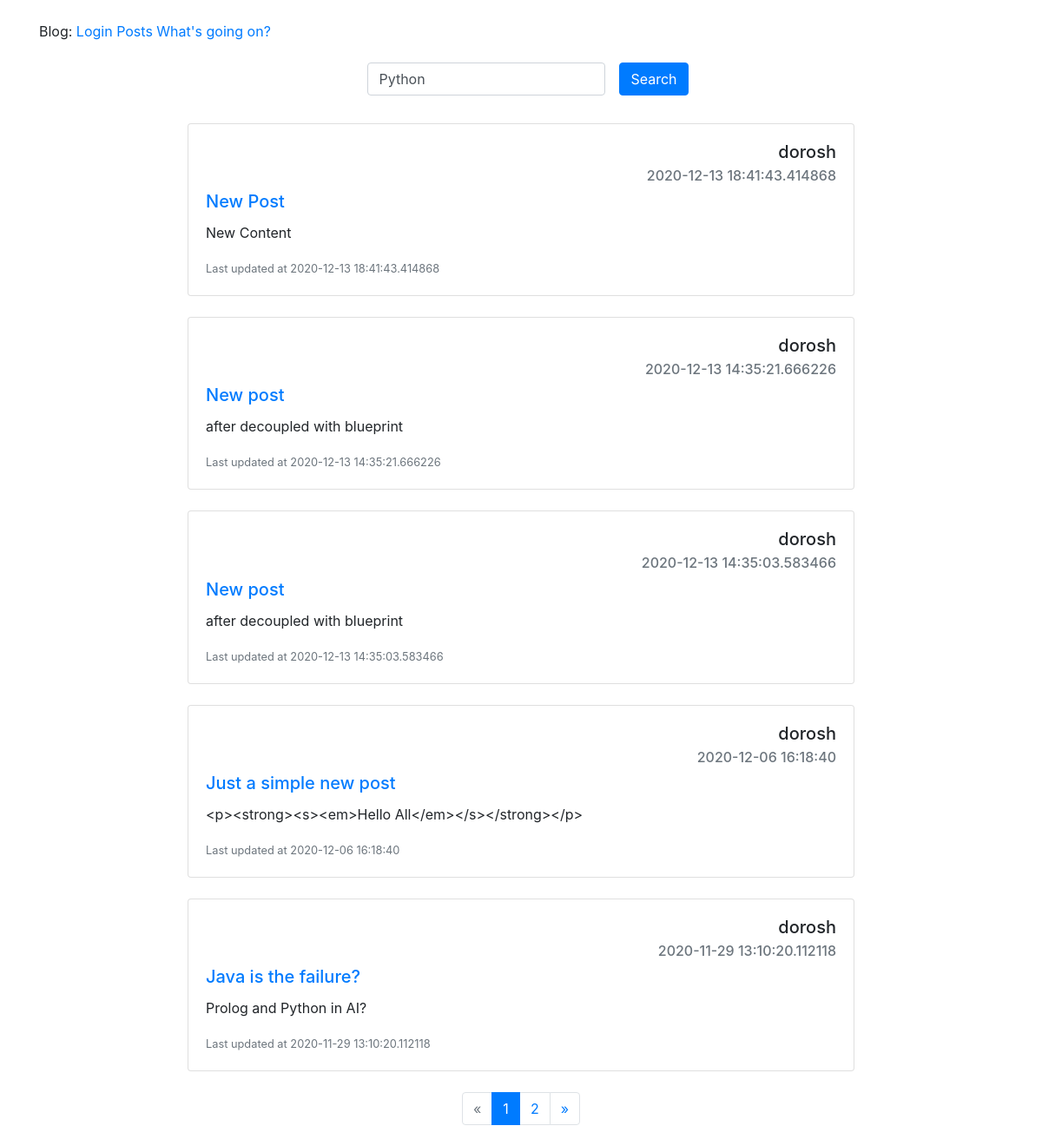
The app's page /posts/, older data.
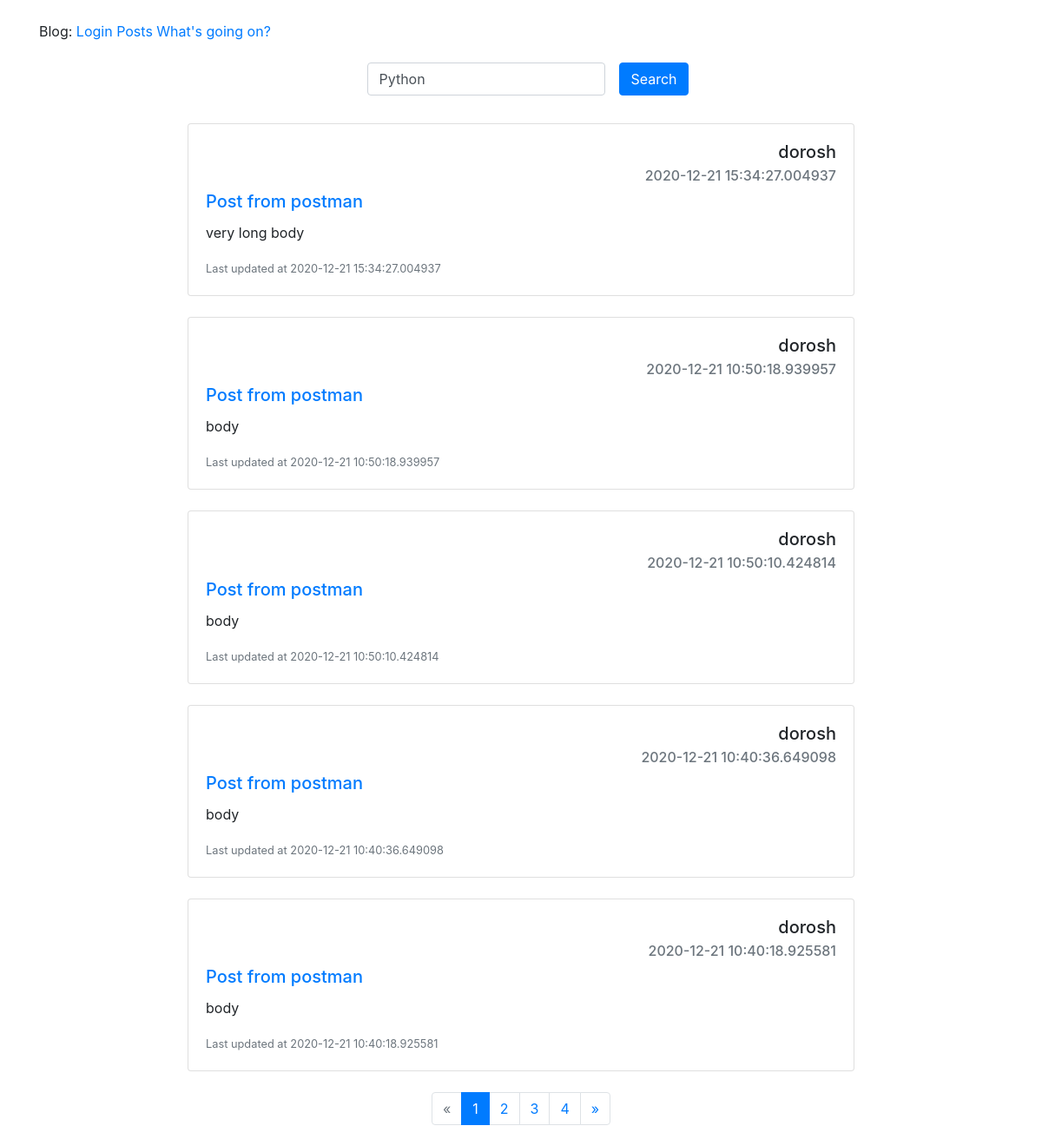
The same page, newer data.
### app/models.py (models this page shows, shortened)
class Post(db.Model):
    id = db.Column(db.Integer, primary_key=True)
    title = db.Column(db.String(100), nullable=False)
    body = db.Column(db.String(140), nullable=False)
    timestamp = db.Column(db.DateTime, index=True, default=datetime.utcnow, nullable=False)
    user_id = db.Column(db.Integer, db.ForeignKey('user.id'))

class User(UserMixin, db.Model):
    id = db.Column(db.Integer, primary_key=True)
    username = db.Column(db.String(64), index=True, unique=True)
    email = db.Column(db.String(120), index=True, unique=True)
    image_file = db.Column(db.String(20), nullable=False, default = 'default.jpg')
    about_me = db.Column(db.String(200), nullable=True)
    last_seen = db.Column(db.DateTime, default=datetime.utcnow)
    password_hash = db.Column(db.String(128))
    admin = db.Column(db.Boolean, default=False)
    posts = db.relationship('Post', backref='author', lazy='dynamic')

### app/blueprints/posts/views.py (the view)
@pb.route('/posts/', methods=['GET'])
def posts():
    query = request.args.get('q')
    page = request.args.get('page')
    if page and page.isdigit():
        page = int(page)
    else:
        page = 1
    if query:
        posts = Post.query.filter(Post.title.contains(query) | Post.body.contains(query))
    else:
        posts = Post.query.order_by(Post.timestamp.desc())
    posts_per_page = current_app.config['POSTS_PER_PAGE']
    pages = posts.paginate(page=page, per_page=posts_per_page)
    return render_template('posts/posts.html', posts=posts, pages=pages, query=query)

### app/blueprints/posts/templates/posts/posts.html (shortened to what this page needs)
{% extends "base.html" %}
{% block content %}
    <br>
    <div class="container d-flex flex-column align-items-center">
    <form action="{{ url_for('posts.posts') }}" class="form-inline">
        <div class="form-group mx-sm-3 mb-2">
            <input type="text" class="form-control" name="q" value="{%if query%}{{query}}{% else %}Python{% endif %}">
        </div>
        <button type="submit" class="btn btn-primary mb-2">Search</button>
    </form>
    </div>
    <br>
    <div class="container d-flex flex-column align-items-center">
    {% for post in pages.items %}
    <div class="card" style="width: 48rem;">
        <div class="card-body" >
          <h5 class="card-title text-right">{{post.author.username}}</h5>
          <h6 class="card-subtitle mb-2 text-muted text-right">{{post.timestamp}}</h6>
          <h5 class="card-title"><a href="{{ url_for('posts.get_post', post_id=post.id) }}">{{post.title}}</a></h5>
          <p class="card-text">{{post.body}}</p>
          <p class="card-text"><small class="text-muted">Last updated at {{post.timestamp}} </small></p>
        </div>
    </div>
    <br>
    {% endfor %}
    </div>
    <nav>
        <ul class="pagination justify-content-center">
            <li class="page-item {% if not pages.has_prev %} disabled {% endif %}">
                <a class="page-link" href="{{ url_for('posts.posts', page=pages.prev_num) }}" aria-label="Previous">
                    <span aria-hidden="true">&laquo;</span>
                </a>
            </li>
            {% for page in pages.iter_pages() %}
                <li class="page-item {% if page == pages.page %} active {% endif %}">
                    <a class="page-link" href="{{ url_for('posts.posts', page=page) }}">{{ page }}<span class="sr-only">(current)</span></a>
                </li>
            {% endfor %}
            <li class="page-item {% if not pages.has_next %} disabled {% endif %}">
                <a class="page-link" href="{{ url_for('posts.posts', page=pages.next_num) }}" aria-label="Next">
                    <span aria-hidden="true">&raquo;</span>
                </a>
            </li>
        </ul>
    </nav>
{% endblock %}

Row changes from the older to the newer data that the page shows:
no longer on this page (row unchanged): Post: author.username "dorosh", timestamp "2020-12-13 18:41:43.414868", title "New Post", body "New Content"
no longer on this page (row unchanged): Post: author.username "dorosh", timestamp "2020-12-13 14:35:21.666226", title "New post", body "after decoupled with blueprint"
no longer on this page (row unchanged): Post: author.username "dorosh", timestamp "2020-12-13 14:35:03.583466", title "New post", body "after decoupled with blueprint"
no longer on this page (row unchanged): Post: author.username "dorosh", timestamp "2020-12-06 16:18:40", title "Just a simple new post", body "<p><strong><s><em>Hello All</em></s></strong></p>"
no longer on this page (row unchanged): Post: author.username "dorosh", timestamp "2020-11-29 13:10:20.112118", title "Java is the failure?", body "Prolog and Python in AI?"
added Post: author.username "dorosh", timestamp "2020-12-21 15:34:27.004937", title "Post from postman", body "very long body"
added Post: author.username "dorosh", timestamp "2020-12-21 10:50:18.939957", title "Post from postman", body "body"
added Post: author.username "dorosh", timestamp "2020-12-21 10:50:10.424814", title "Post from postman", body "body"
added Post: author.username "dorosh", timestamp "2020-12-21 10:40:36.649098", title "Post from postman", body "body"
added Post: author.username "dorosh", timestamp "2020-12-21 10:40:18.925581", title "Post from postman", body "body"
Text that changed along with them:
new list line: "3"
new list line: "4"
